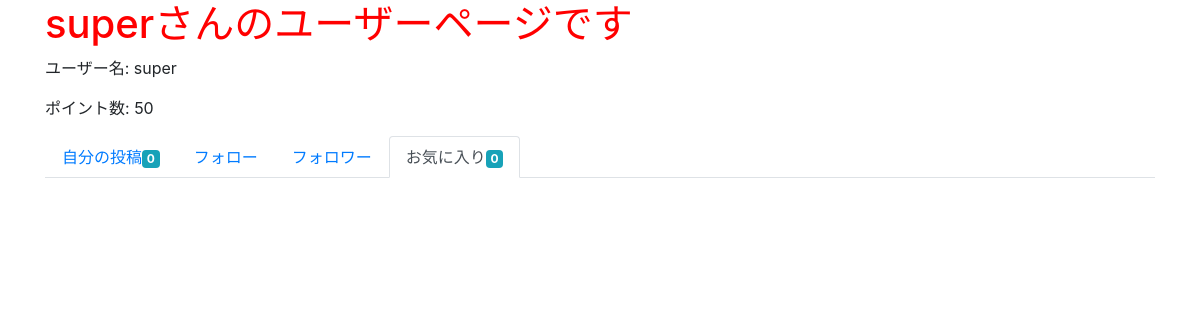
Page /user/1/favo on the earlier database version.
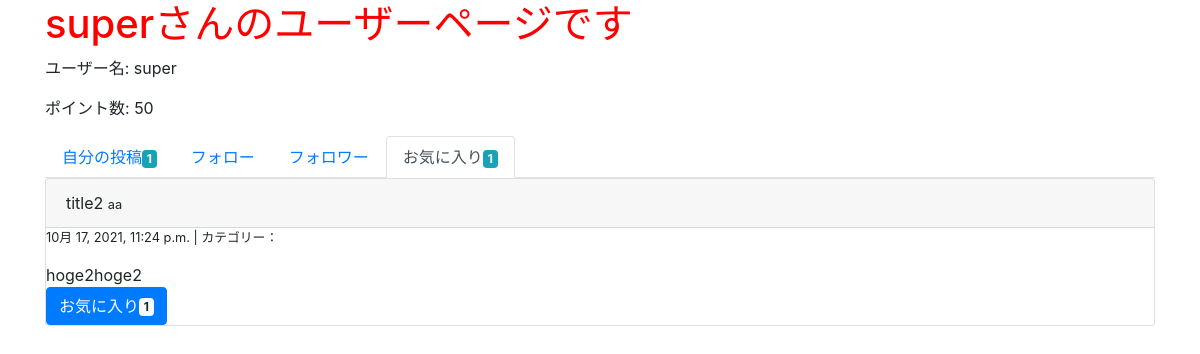
Same page on the later database version.
### groomings/models.py (models this page shows, shortened)
class Date(models.Model):
    created_at = models.DateTimeField(default=now)
    class Meta:
        abstract = True

class Post(Date):
    title = models.CharField(max_length=30, null=True, blank=True)
    image = models.FileField(upload_to='post_image/', null=True)
    text = models.TextField(null=True, blank=True)
    user = models.ForeignKey(
        'User', on_delete=models.CASCADE, related_name="user_post"
    )
    favorite = models.ManyToManyField(User, related_name="user_favo_post")
    category = models.CharField(max_length=15, default='カテゴリーなし')
    class Meta:
        db_table = 'post'

class User(AbstractBaseUser, PermissionsMixin):
    username = models.CharField(max_length=150)
    email = models.EmailField(max_length=255, unique=True)
    point = models.IntegerField(default=50)
    is_active = models.BooleanField(default=True)
    is_staff = models.BooleanField(default=False) # 管理画面にログインできるかどうか
    USERNAME_FIELD = 'email' # このテーブルのレコードを一意に識別
    REQUIRED_FIELDS = ['username'] # スーパーユーザー作成時に入力する(emailとパスワードは必須だからそれ以外で)
    objects = UserManager()

### groomings/views.py (the view)
# urls.py: path(r'user/<int:user_id>/favo', views.user_favo, name='user_favo'), # ユーザーのお気に入り投稿ページ
def user_favo(request, user_id):
    user = User.objects.get(pk=user_id)
    favo_posts = user.user_favo_post.all()
    posts_count = user.user_post.all().count()
    favo_count = favo_posts.count()
    return render(request, 'groomings/user_favo.html', context={"user": user, 'favo_posts': favo_posts, "posts_count": posts_count, "favo_count": favo_count})

### groomings/templatetags/tag_event.py (called while the page is built)
@register.filter(name="count_favo")
def count_favo(post):
    return post.favorite.all().count()

### groomings/templates/groomings/user_favo.html (shortened to what this page needs)
{% extends "groomings/_user.html" %}
{% load tag_event %}
{% block posts %}
    <ul class="nav nav-tabs">
        <li class="nav-item"><a href="{% url 'groomings:user' user.id %}" class="nav-link">自分の投稿<span class="badge badge-info">{{ posts_count }}</span></a></li>
        <li class="nav-item"><a href="#" class="nav-link">フォロー</a></li>
        <li class="nav-item"><a href="#" class="nav-link">フォロワー</a></li>
        <li class="nav-item"><a href="{% url 'groomings:user_favo' user.id %}" class="nav-link active">お気に入り<span class="badge badge-info">{{ favo_count }}</span></a></li>
      </ul>
    {% for favo_post in favo_posts %}
      <div class="post card">
        <div class="card-header">
          {{ favo_post.title }}
          <small>{{ favo_post.user.username }}</small>
        </div>
        <div class="body">
          <p class="small">{{ favo_post.created_at }} | カテゴリー：{{ post.category }}</p>
          <span>{{ favo_post.text }}</span><br>
          <button class="btn btn-primary">お気に入り<span class="badge badge-light">{{ favo_post | count_favo }}</span></button>
        </div>
      </div>
    {% endfor %}
{% endblock %}

Differences in the rows shown:
added Post: title "title2", user.username "aa", created_at "10月 17, 2021, 11:24 p.m.", text "hoge2hoge2", id "1"
Other differences:
{{ posts_count }}: "0" → "1"
{{ favo_count }}: "0" → "1"
